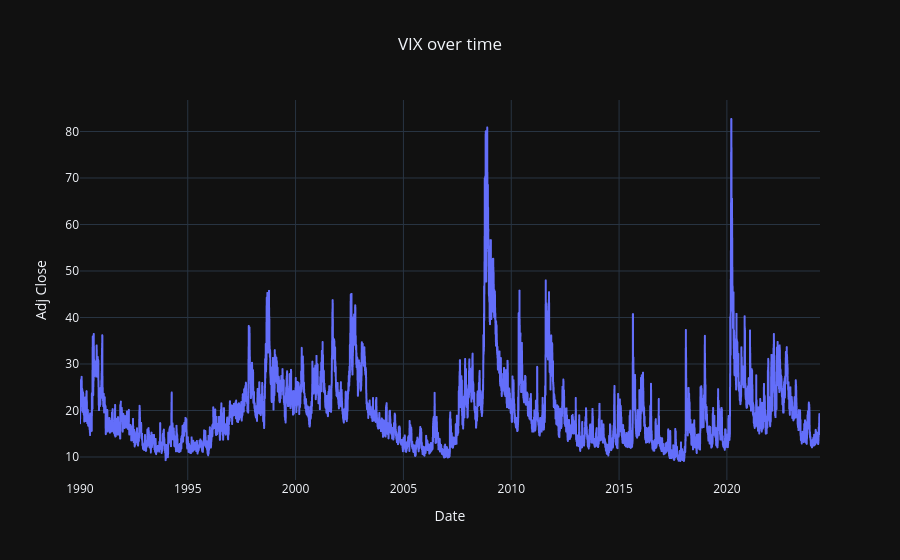

Notebook code cell kept with this figure:
### Code cell
# Dynamic visualisation of VIX prices
fig = px.line(vix,
              x=vix.index,
              y="Adj Close",
              title='VIX over time')
fig.update_layout(title_x=0.5)  # This will center the title horizontally

fig.show()

### Figure 1 — Plotly figure (JSON) as saved in the notebook; plotly's stock layout.template omitted (floating-point values rounded to 4 significant figures; data arrays with more than 128 entries replaced by an {"elided": "..."} marker saying what was removed)
{"data": [{"hovertemplate": "Date=%{x}<br>Adj Close=%{y}<extra></extra>", "legendgroup": "", "line": {"color": "#636efa", "dash": "solid"}, "marker": {"symbol": "circle"}, "mode": "lines", "name": "", "showlegend": false, "x": {"elided": "8646 str values"}, "xaxis": "x", "y": {"elided": "8646 float values"}, "yaxis": "y", "type": "scattergl"}], "layout": {"xaxis": {"anchor": "y", "domain": [0.0, 1.0], "title": {"text": "Date"}}, "yaxis": {"anchor": "x", "domain": [0.0, 1.0], "title": {"text": "Adj Close"}}, "legend": {"tracegroupgap": 0}, "title": {"text": "VIX over time", "x": 0.5}}}
